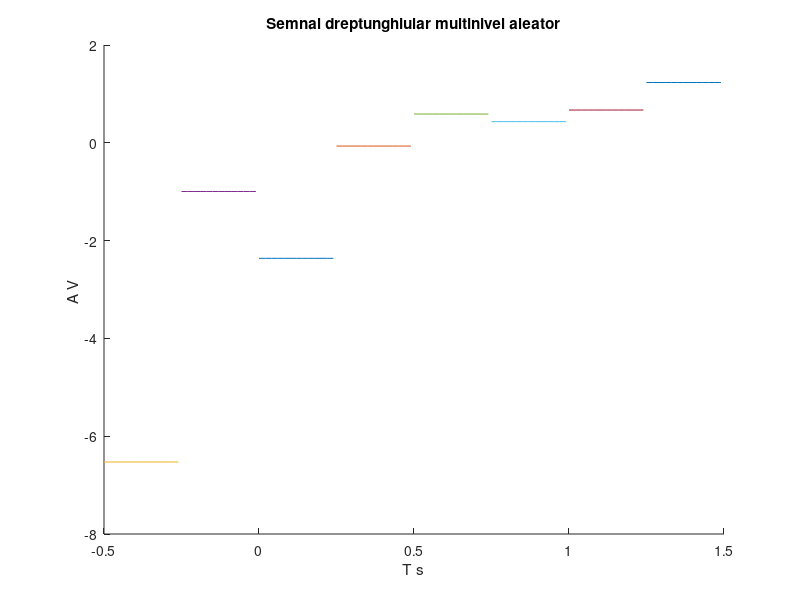

Write the MATLAB code that produced this figure.
hold on;
%folosesc aceasta intructiune pentru a pastra graficul curent atunci cand
%adaug alt grafic
%temporara de 20ms
r1=rand(1); %genereaza cate un numar aleator cu distributie uniforma
r2=rand(1);
r3=rand(1);
r4=rand(1);
r5=rand(1); 
r6=rand(1);
r7=rand(1);
r8=rand(1);
t1=0:.02:0.25;
t2=0.25:.02:0.5;
x0=-5*r1*square(2*pi*4*t1,100);
x1=-3*r2*square(2*pi*4*t1,100);
x2=-1*r3*square(2*pi*4*t2,100);
x3=r4*square(2*pi*4*t1,100);
x4=3*r5*square(2*pi*4*t1,100);
x5=5*r6*square(2*pi*4*t1,100);
x6=-7*r7*square(2*pi*4*t1,100);
x7=7*r8*square(2*pi*4*t1,100);

plot(t1,x1);
plot(t2,x2);
plot(-0.5+t1,x6);
plot(-0.25+t1,x0);
plot(0.25+t2,x3);
plot(0.5+t2,x4);
plot(0.75+t2,x5);
plot(1+t2,x7);
xlabel('T s')
ylabel('A V ')
title('Semnal dreptunghiular multinivel aleator')
%am ales sa reprezint doua perioade, acestea se poate extinde procedand
%aseamnator